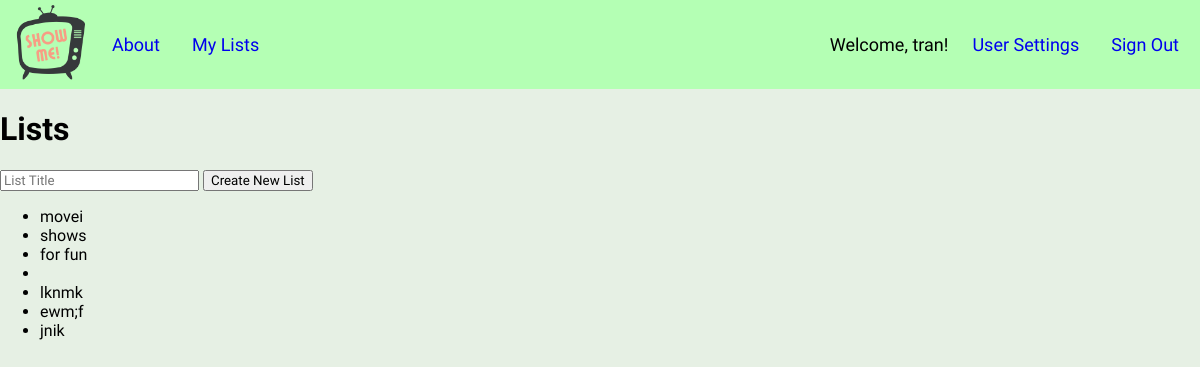
Page /list/ (signed in) on the earlier database version.
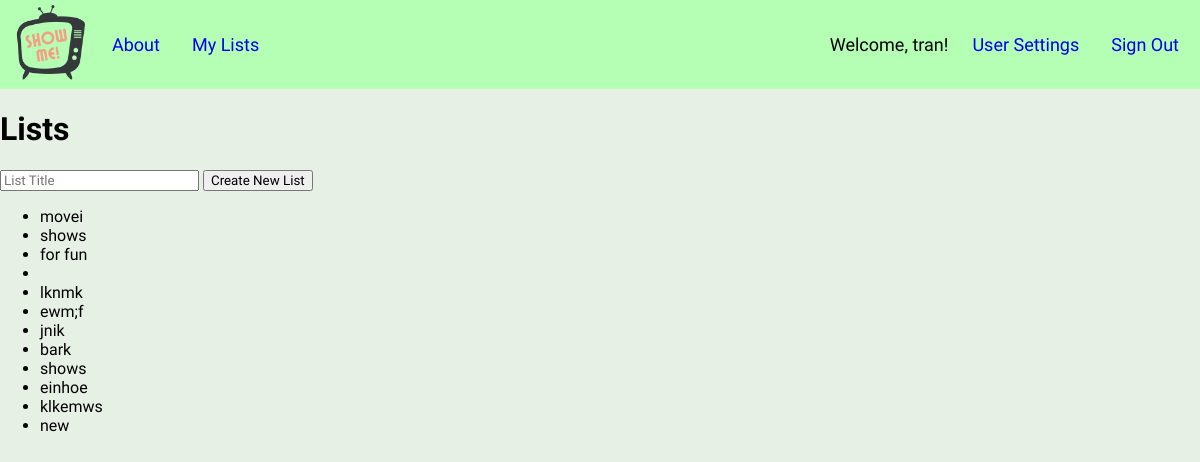
Same page on the later database version.
### list/models.py (models this page shows)
class List(models.Model):
    listid = models.IntegerField()
    listname = models.CharField(max_length=500)
    userid = models.IntegerField()

### list/views.py (the view)
# urls.py: path('list/', list_views.index, name='index'),
def index(request):
    if (request.user.is_authenticated):
        user_lists = List.objects.filter(userid=request.user.id)
        context = {'user_lists': user_lists}
        return render(request, 'list/userpage.html', context)
    else:
        return HttpResponse('user error, please log in.')

### list/templates/list/userpage.html (shortened to what this page needs)
{% extends "list/base.html" %}
{% block content %}
{% if user.is_authenticated %}
<h1>Lists</h1>
<div id="list-container" x-data="{ open: false }">
    <div id="list">
    {% if user_lists %}
        <form id="add entry" action="/list/createnew" method="post">
            <input type="text" name="title" placeholder="List Title">
            <input type="submit" value="Create New List">
        </form>
            <ul>
                {% for list in user_lists %}
                    <li>
                        <div hx-get="{{list.listid}}" hx-target="#entry-list" x-on:click="open = ! open">
                            {{list.listname}}
                        </div>
                    </li>
                {% endfor %}
            </ul>
        {% endif %}
    {% else %}
        <p>Unable to display page.</p>
        <a href="{% url 'login' %}">Please log in to view.</a>
    {% endif %}
    </div>
</div>
{% endblock  %}

### list/templates/list/base.html (shortened to what this page needs)
{% load static %}
<!DOCTYPE html>
<html lang="en">
    <head>
        <link rel="stylesheet" type="text/css" href="{% static 'list/style.css' %}">
    </head>
    <body>
        <nav>
            <ul>
                <div class="main-nav">
                <li><img src="{% static 'logo.png' %}", alt="logo" width="75px"></li>
                    <li><a href="{% url 'homepage' %}">About</a></li>
                    {% if user.is_authenticated %}
                        <li><a href="{% url 'index' %}">My Lists</a></li>
                    {% endif %}
                </div>
                <div class="user-auth">
                    {% if user.is_authenticated %}
                        <li>Welcome, {{ user.username }}!</li>
                        <li><a href="/settings">User Settings</a></li>
                        <li><a href="{% url 'logout' %}">Sign Out</a></li>
                    {% else %}
                        <li><a href="{% url 'login' %}">login</a></li>
                        <li><a href="{% url 'new_user' %}">new account</a></li>
                    {% endif %}
                </div>
            </ul>
        </nav>
        {% block content %}{% endblock  %}
    </body>
</html>

### list/static/list/style.css (style rules this page uses)
* { font-family: 'Dosis', sans-serif; }
nav ul { display: flex; align-items: center; justify-content: space-between; list-style-type: none; margin: 0px; padding: 5px; overflow: hidden; background-color: rgb(180, 255, 180); font-size: large; }
nav ul li, nav ul li a { display: block; text-align: center; text-decoration: none; padding: 0px 8px; float: left; }
nav .main-nav { display: flex; align-items: center; }
body { background-color: rgb(230, 240, 228); margin: auto; }

Differences in the rows shown:
added List: listname "bark"
added List: listname "shows"
added List: listname "einhoe"
added List: listname "klkemws"
added List: listname "new"
